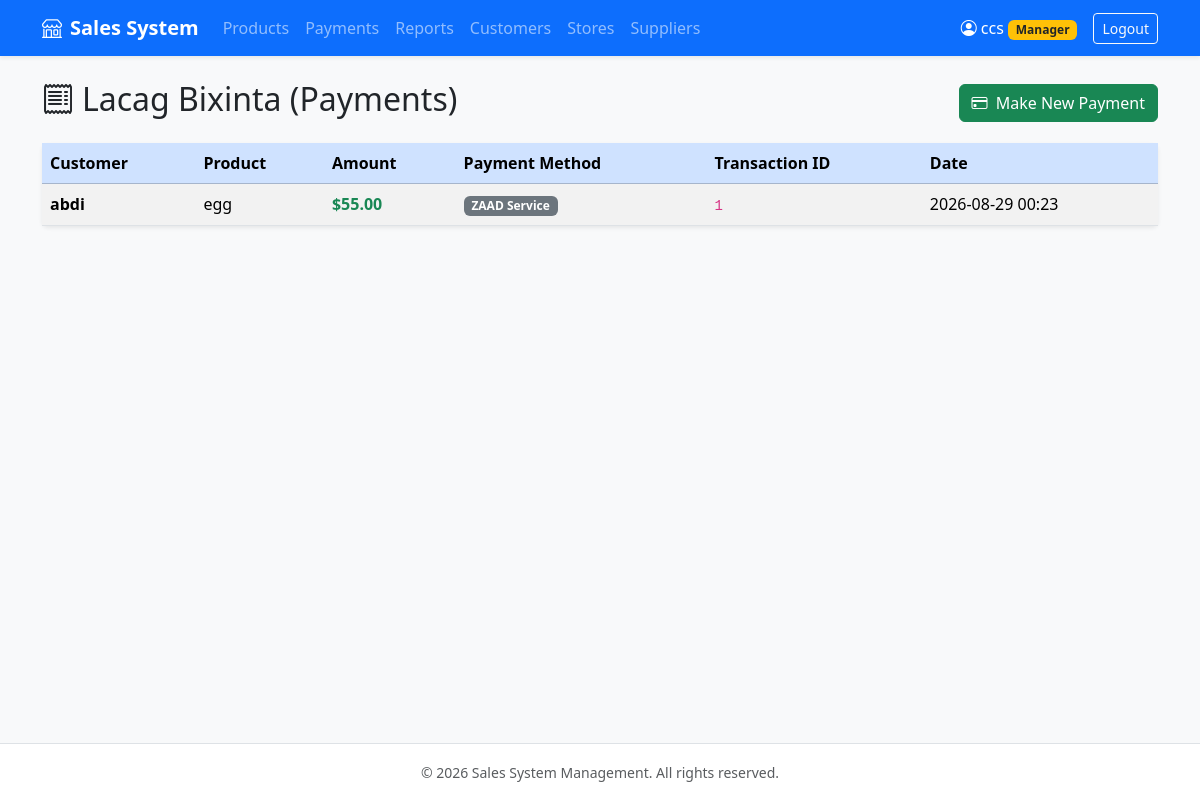
/payments/ (signed in), run on the app's committed database.
### sales/models.py (models this page shows, shortened)
class Payment(models.Model):
    PAYMENT_METHODS = (
        ('EVC', 'EVC Plus'),
        ('ZAAD', 'ZAAD Service'),
        ('SAHAL', 'Sahal'),
        ('CASH', 'Cash'),
        ('BANK', 'Bank Transfer'),
    )
    customer = models.ForeignKey(Customer, on_delete=models.CASCADE)
    product = models.ForeignKey(Product, on_delete=models.SET_NULL, null=True)
    amount = models.DecimalField(max_digits=10, decimal_places=2)
    payment_method = models.CharField(max_length=20, choices=PAYMENT_METHODS)
    transaction_id = models.CharField(max_length=100, unique=True, null=True, blank=True)
    date = models.DateTimeField(auto_now_add=True)

class Customer(models.Model):
    user = models.OneToOneField(User, on_delete=models.CASCADE, null=True, blank=True)
    name = models.CharField(max_length=100)
    address = models.TextField()
    phone = models.CharField(max_length=20)
    email = models.EmailField()

class Product(models.Model):
    store = models.ForeignKey(Store, on_delete=models.CASCADE, related_name='products', null=True, blank=True)
    name = models.CharField(max_length=100)
    selling_price = models.DecimalField(max_digits=10, decimal_places=2)
    buying_price = models.DecimalField(max_digits=10, decimal_places=2)
    category = models.CharField(max_length=100)

### sales/views.py (the view)
# urls.py: path('payments/', views.payment_list, name='payment_list'),
@login_required
def payment_list(request):
    if request.user.is_staff:
        payments = Payment.objects.all()
    else:
        payments = Payment.objects.filter(customer__user=request.user)
    return render(request, 'sales/payment_list.html', {'payments': payments})

### sales/templates/sales/payment_list.html (shortened to what this page needs)
{% extends 'base.html' %}
{% block content %}
<div class="d-flex justify-content-between align-items-center mb-3">
    <h2><i class="bi bi-receipt me-2"></i>Lacag Bixinta (Payments)</h2>
    <a href="{% url 'payment_create' %}" class="btn btn-success">
        <i class="bi bi-credit-card me-1"></i> Make New Payment
    </a>
</div>
<div class="card border-0 shadow-sm">
    <div class="card-body p-0">
        <table class="table table-hover table-striped align-middle mb-0">
            <thead class="table-primary">
                <tr>
                    <th>Customer</th>
                    <th>Product</th>
                    <th>Amount</th>
                    <th>Payment Method</th>
                    <th>Transaction ID</th>
                    <th>Date</th>
                </tr>
            </thead>
            <tbody>
                {% for payment in payments %}
                <tr>
                    <td class="fw-bold">{{ payment.customer.name }}</td>
                    <td>{{ payment.product.name|default:"N/A" }}</td>
                    <td class="text-success fw-bold">${{ payment.amount }}</td>
                    <td><span class="badge bg-secondary">{{ payment.get_payment_method_display }}</span></td>
                    <td><code>{{ payment.transaction_id|default:"-" }}</code></td>
                    <td>{{ payment.date|date:"Y-m-d H:i" }}</td>
                </tr>
                {% empty %}
                <tr>
                    <td colspan="6" class="text-center py-4 text-muted">Wax lacag bixin ah ma samayn/ma jiraan.</td>
                </tr>
                {% endfor %}
            </tbody>
        </table>
    </div>
</div>
{% endblock %}

### sales/templates/sales/base.html (shortened to what this page needs)
<!DOCTYPE html>
<html lang="en">
<head>
    <link href="https://cdn.jsdelivr.net/npm/bootstrap@5.3.2/dist/css/bootstrap.min.css" rel="stylesheet">
    <link rel="stylesheet" href="https://cdn.jsdelivr.net/npm/bootstrap-icons@1.11.1/font/bootstrap-icons.css">
</head>
<body class="bg-light d-flex flex-column min-vh-100">
    <nav class="navbar navbar-expand-lg navbar-dark bg-primary shadow-sm">
        <div class="container">
            <a class="navbar-brand fw-bold" href="{% url 'customer_list' %}">
                <i class="bi bi-shop me-2"></i>Sales System
            </a>
            <div class="collapse navbar-collapse" id="navbarNav">
                <ul class="navbar-nav me-auto mb-2 mb-lg-0">
                    {% if user.is_authenticated %}
                        <li class="nav-item">
                            <a class="nav-link" href="{% url 'product_list' %}">Products</a>
                        </li>
                        <li class="nav-item">
                            <a class="nav-link" href="{% url 'payment_list' %}">Payments</a>
                        </li>
                        <li class="nav-item">
                            <a class="nav-link" href="{% url 'report_list' %}">Reports</a>
                        </li>
                        {% if user.is_staff %}
                            <li class="nav-item">
                                <a class="nav-link" href="{% url 'customer_list' %}">Customers</a>
                            </li>
                            <li class="nav-item">
                                <a class="nav-link" href="{% url 'store_list' %}">Stores</a>
                            </li>
                            <li class="nav-item">
                                <a class="nav-link" href="{% url 'supplier_list' %}">Suppliers</a>
                            </li>
                        {% endif %}
                    {% endif %}
                </ul>
                <div class="d-flex align-items-center gap-2">
                    {% if user.is_authenticated %}
                        <span class="navbar-text text-white me-2">
                            <i class="bi bi-person-circle me-1"></i>{{ user.username }}
                            {% if user.is_staff %}<span class="badge bg-warning text-dark">Manager</span>{% endif %}
                        </span>
                        <a href="{% url 'logout' %}" class="btn btn-outline-light btn-sm">Logout</a>
                    {% else %}
                        <a href="{% url 'login' %}" class="btn btn-outline-light btn-sm">Login</a>
                        <a href="{% url 'register' %}" class="btn btn-warning btn-sm fw-bold">Sign Up</a>
                    {% endif %}
                </div>
            </div>
        </div>
    </nav>
    <main class="container my-4 flex-grow-1">
        {% block content %}{% endblock %}
    </main>
    <footer class="bg-white border-top py-3 text-center text-muted">
        <div class="container">
            <small>&copy; 2026 Sales System Management. All rights reserved.</small>
        </div>
    </footer>
</body>
</html>

### data on the page
Payment: customer.name "abdi", product.name "egg", amount "55.00", payment_method "ZAAD Service", transaction_id "1", date "2026-08-29 00:23"

### other printed values
{{ user.username }} "ccs"
